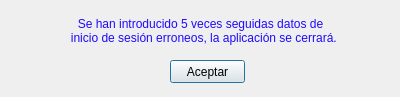
<?xml version="1.0" encoding="UTF-8"?>
<ui version="4.0">
 <class>dWarning</class>
 <widget class="QDialog" name="dWarning">
  <property name="geometry">
   <rect>
    <x>0</x>
    <y>0</y>
    <width>400</width>
    <height>97</height>
   </rect>
  </property>
  <property name="windowTitle">
   <string>Gestor ACOES: Inicio de sesión invalido</string>
  </property>
  <widget class="QLabel" name="lMensaje">
   <property name="geometry">
    <rect>
     <x>20</x>
     <y>10</y>
     <width>361</width>
     <height>41</height>
    </rect>
   </property>
   <property name="styleSheet">
    <string notr="true">color: rgb(30, 10, 255);
font: 75 italic 10pt &quot;Arial&quot;;</string>
   </property>
   <property name="text">
    <string>Se han introducido 5 veces seguidas datos de
  inicio de sesión erroneos, la aplicación se cerrará.</string>
   </property>
   <property name="alignment">
    <set>Qt::AlignCenter</set>
   </property>
  </widget>
  <widget class="QPushButton" name="bAceptar">
   <property name="geometry">
    <rect>
     <x>170</x>
     <y>60</y>
     <width>75</width>
     <height>23</height>
    </rect>
   </property>
   <property name="text">
    <string>Aceptar</string>
   </property>
  </widget>
 </widget>
 <resources/>
 <connections/>
</ui>
